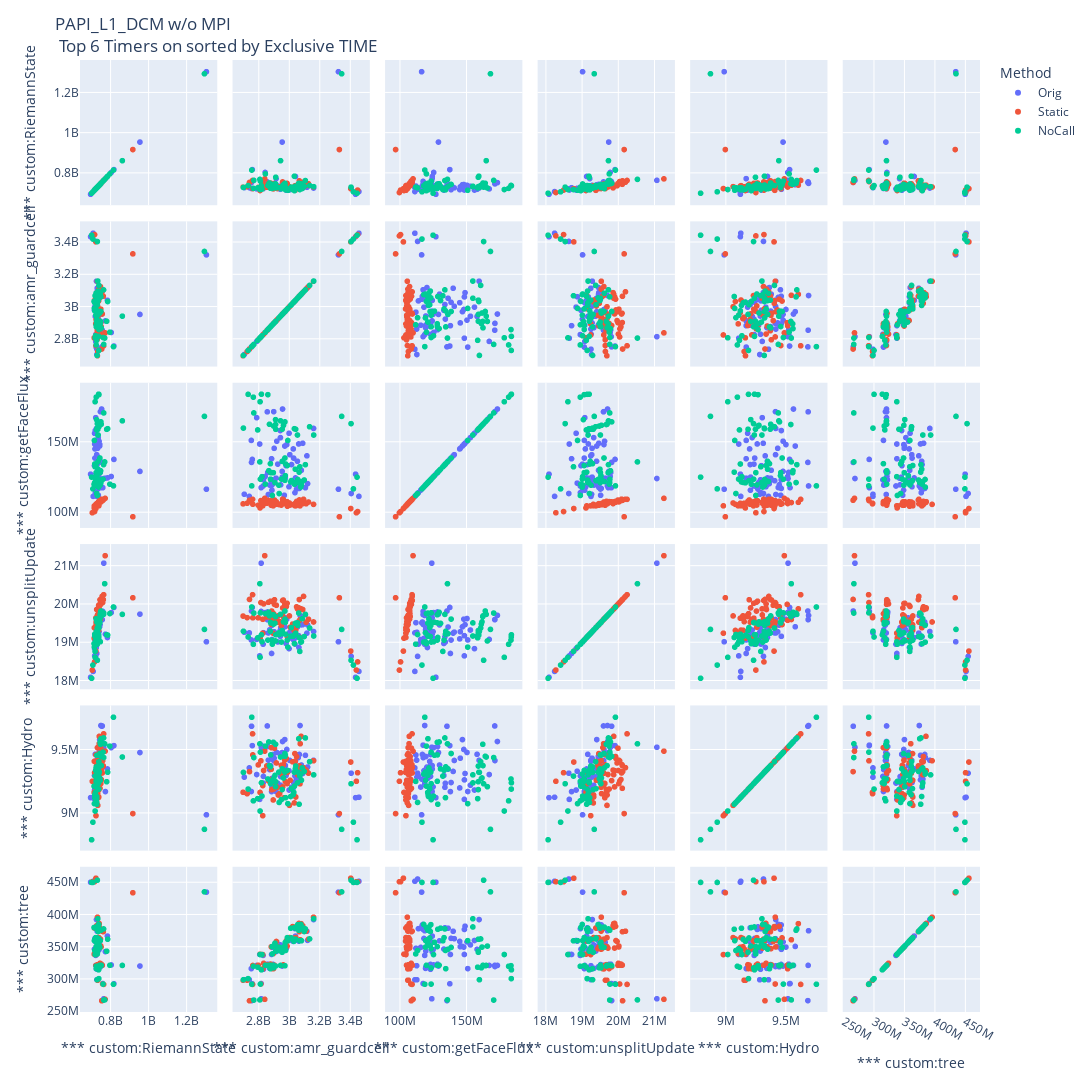

Notebook source saved alongside this figure:
### Code cell
title = 'PAPI_L1_DCM w/o MPI <br> Top 6 Timers on sorted by Exclusive TIME'

fig = px.scatter_matrix(non_normal_ins_df, dimensions=top_timers, color='Method', hover_data=['Node'], size_max=10)
fig.update_layout(height=1500, width=1500, title=title)
fig.write_html("/home/users/MTrappett/Flash5_theta/splom_l1_DCM_noMPI_non_norm.html")

fig.show()
